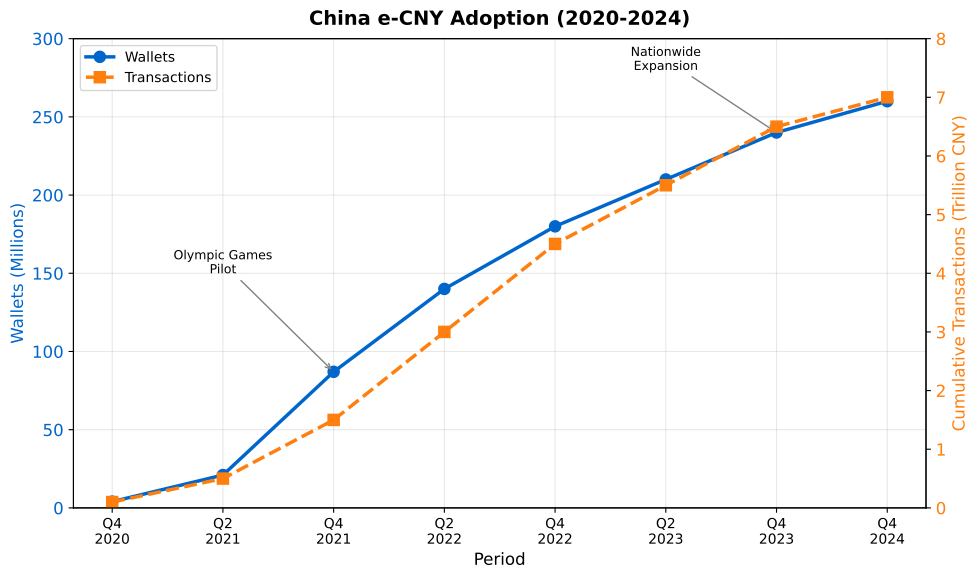

Write Python code to recreate this figure.
"""
China e-CNY Adoption Growth
Line chart showing wallet adoption
"""

import matplotlib.pyplot as plt
import numpy as np
from pathlib import Path

CHART_METADATA = {
    'title': 'e-CNY Adoption',
    'url': 'https://github.com/Digital-AI-Finance/Blockchain_Crypto/tree/main/Module_G_Regulation_Future/L47_CBDCs_Future/charts/02_ecny_adoption'
}

plt.rcParams.update({
    'font.size': 14,
    'axes.labelsize': 14,
    'axes.titlesize': 16,
    'xtick.labelsize': 12,
    'ytick.labelsize': 12,
    'legend.fontsize': 12,
    'figure.figsize': (10, 6),
    'figure.dpi': 150
})

MLPURPLE = '#3333B2'
MLBLUE = '#0066CC'
MLORANGE = '#FF7F0E'
MLGREEN = '#2CA02C'
MLRED = '#D62728'

fig, ax1 = plt.subplots(figsize=(10, 6))

# e-CNY adoption data
periods = ['Q4\n2020', 'Q2\n2021', 'Q4\n2021', 'Q2\n2022', 'Q4\n2022', 'Q2\n2023', 'Q4\n2023', 'Q4\n2024']
wallets = [4, 21, 87, 140, 180, 210, 240, 260]  # Millions
transactions = [0.1, 0.5, 1.5, 3.0, 4.5, 5.5, 6.5, 7.0]  # Trillions CNY

x = np.arange(len(periods))

# Primary axis - wallets
color1 = MLBLUE
ax1.set_xlabel('Period', fontsize=12)
ax1.set_ylabel('Wallets (Millions)', fontsize=12, color=color1)
line1 = ax1.plot(x, wallets, 'o-', color=color1, linewidth=2.5, markersize=8, label='Wallets')
ax1.tick_params(axis='y', labelcolor=color1)
ax1.set_xticks(x)
ax1.set_xticklabels(periods, fontsize=10)
ax1.set_ylim(0, 300)

# Secondary axis - transactions
ax2 = ax1.twinx()
color2 = MLORANGE
ax2.set_ylabel('Cumulative Transactions (Trillion CNY)', fontsize=12, color=color2)
line2 = ax2.plot(x, transactions, 's--', color=color2, linewidth=2.5, markersize=8, label='Transactions')
ax2.tick_params(axis='y', labelcolor=color2)
ax2.set_ylim(0, 8)

# Annotation
ax1.annotate('Olympic Games\nPilot', xy=(2, 87), xytext=(1, 150),
            fontsize=9, ha='center',
            arrowprops=dict(arrowstyle='->', color='gray', lw=1))

ax1.annotate('Nationwide\nExpansion', xy=(6, 240), xytext=(5, 280),
            fontsize=9, ha='center',
            arrowprops=dict(arrowstyle='->', color='gray', lw=1))

# Legend
lines = line1 + line2
labels = [l.get_label() for l in lines]
ax1.legend(lines, labels, loc='upper left', fontsize=10)

ax1.grid(True, alpha=0.3)
ax1.set_title('China e-CNY Adoption (2020-2024)', fontweight='bold', fontsize=14, pad=10)

plt.tight_layout()
output_path = Path(__file__).parent / 'chart.pdf'
plt.savefig(output_path, bbox_inches='tight', dpi=300)
print(f"Chart saved to: {output_path.absolute()}")
plt.close()
